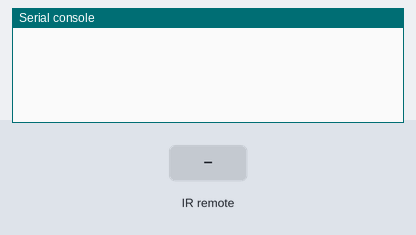
Bench run of a program on a simulated Raspberry Pi Pico running MicroPython. Shown: the last lines printed to the serial console. The inputs (shaded band) are chosen by the test bench.

Above: at 1.2 s.
1.3 s: infrared code 0x45 received
At 2.2 s:
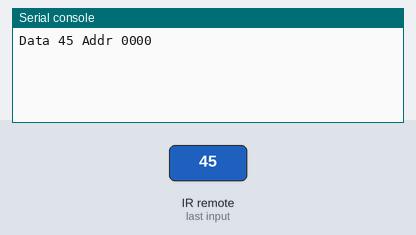
2.8 s: infrared code 0x0C received
At 3.4 s:
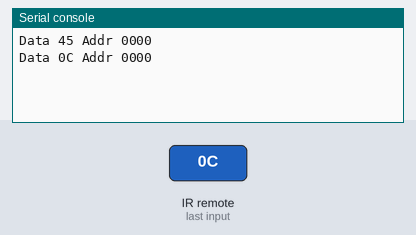

The program:

main.py
```python
from time import sleep
from machine import Pin
from ir_rx import NEC_8


def callback(data, addr, ctrl):
    if data < 0:
        print('Repeat code.')

    else:
        print('Data {:02X} Addr {:04x}'.format(data, addr))


ir = NEC_8(Pin(Pin.board.GP10, Pin.IN), callback)

while True:
    sleep(0.5)
```

Measured:
- after the input at 1.3 s, the serial console: prints a new line after 0.08 s (image 1)
- after the input at 2.8 s, the serial console: prints a new line after 0.08 s (image 2)
